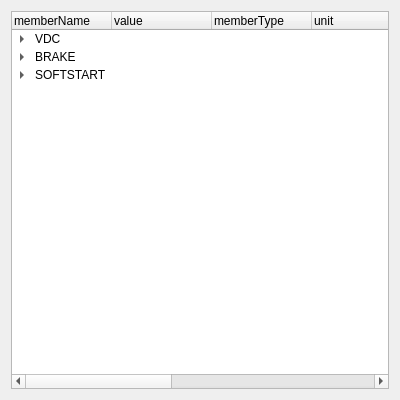
<?xml version="1.0" encoding="UTF-8"?>
<ui version="4.0">
 <class>Form</class>
 <widget class="QWidget" name="Form">
  <property name="geometry">
   <rect>
    <x>0</x>
    <y>0</y>
    <width>400</width>
    <height>400</height>
   </rect>
  </property>
  <property name="windowTitle">
   <string>Form</string>
  </property>
  <layout class="QVBoxLayout" name="verticalLayout">
   <item>
    <widget class="QTreeWidget" name="treeWidget">
     <column>
      <property name="text">
       <string>memberName</string>
      </property>
     </column>
     <column>
      <property name="text">
       <string>value</string>
      </property>
     </column>
     <column>
      <property name="text">
       <string>memberType</string>
      </property>
     </column>
     <column>
      <property name="text">
       <string>unit</string>
      </property>
     </column>
     <column>
      <property name="text">
       <string>downlimit</string>
      </property>
     </column>
     <column>
      <property name="text">
       <string>uplimit</string>
      </property>
     </column>
     <column>
      <property name="text">
       <string>introduction</string>
      </property>
     </column>
     <column>
      <property name="text">
       <string>framAddr</string>
      </property>
     </column>
     <column>
      <property name="text">
       <string>chineseName</string>
      </property>
     </column>
     <item>
      <property name="text">
       <string>VDC</string>
      </property>
      <property name="text">
       <string/>
      </property>
      <property name="text">
       <string/>
      </property>
      <property name="text">
       <string/>
      </property>
      <property name="text">
       <string/>
      </property>
      <property name="text">
       <string/>
      </property>
      <property name="text">
       <string/>
      </property>
      <property name="text">
       <string/>
      </property>
      <property name="text">
       <string>母线</string>
      </property>
      <item>
       <property name="text">
        <string>gSevDrv.sev_obj.cur.pro.prm.vdc_ulim_2</string>
       </property>
       <property name="text">
        <string>450</string>
       </property>
       <property name="text">
        <string>int16</string>
       </property>
       <property name="text">
        <string>V</string>
       </property>
       <property name="text">
        <string>0</string>
       </property>
       <property name="text">
        <string>0</string>
       </property>
       <property name="text">
        <string>NULL</string>
       </property>
       <property name="text">
        <string>517</string>
       </property>
       <property name="text">
        <string>母线过压保护点</string>
       </property>
      </item>
      <item>
       <property name="text">
        <string>gSevDrv.sev_obj.cur.pro.prm.vdc_llim_2</string>
       </property>
       <property name="text">
        <string>150</string>
       </property>
       <property name="text">
        <string>int16</string>
       </property>
       <property name="text">
        <string>V</string>
       </property>
       <property name="text">
        <string>0</string>
       </property>
       <property name="text">
        <string>0</string>
       </property>
       <property name="text">
        <string>NULL</string>
       </property>
       <property name="text">
        <string>518</string>
       </property>
       <property name="text">
        <string>母线久压保护点</string>
       </property>
      </item>
     </item>
     <item>
      <property name="text">
       <string>BRAKE</string>
      </property>
      <property name="text">
       <string/>
      </property>
      <property name="text">
       <string/>
      </property>
      <property name="text">
       <string/>
      </property>
      <property name="text">
       <string/>
      </property>
      <property name="text">
       <string/>
      </property>
      <property name="text">
       <string/>
      </property>
      <property name="text">
       <string/>
      </property>
      <property name="text">
       <string>制动管</string>
      </property>
      <item>
       <property name="text">
        <string>gSevDrv.sev_obj.cur.pro.prm.bk_ulim_2</string>
       </property>
       <property name="text">
        <string>420</string>
       </property>
       <property name="text">
        <string>int16</string>
       </property>
       <property name="text">
        <string>V</string>
       </property>
       <property name="text">
        <string>0</string>
       </property>
       <property name="text">
        <string>0</string>
       </property>
       <property name="text">
        <string>NULL</string>
       </property>
       <property name="text">
        <string>519</string>
       </property>
       <property name="text">
        <string>制动管开通电压</string>
       </property>
      </item>
      <item>
       <property name="text">
        <string>gSevDrv.sev_obj.cur.pro.prm.bk_llim_2</string>
       </property>
       <property name="text">
        <string>400</string>
       </property>
       <property name="text">
        <string>int16</string>
       </property>
       <property name="text">
        <string>V</string>
       </property>
       <property name="text">
        <string>0</string>
       </property>
       <property name="text">
        <string>0</string>
       </property>
       <property name="text">
        <string>NULL</string>
       </property>
       <property name="text">
        <string>520</string>
       </property>
       <property name="text">
        <string>制动管关闭电压</string>
       </property>
      </item>
     </item>
     <item>
      <property name="text">
       <string>SOFTSTART</string>
      </property>
      <property name="text">
       <string/>
      </property>
      <property name="text">
       <string/>
      </property>
      <property name="text">
       <string/>
      </property>
      <property name="text">
       <string/>
      </property>
      <property name="text">
       <string/>
      </property>
      <property name="text">
       <string/>
      </property>
      <property name="text">
       <string/>
      </property>
      <property name="text">
       <string>软启动继电器</string>
      </property>
      <item>
       <property name="text">
        <string>gSevDrv.sev_obj.cur.pwr.prm.soft_on_thd_2</string>
       </property>
       <property name="text">
        <string>45</string>
       </property>
       <property name="text">
        <string>int16</string>
       </property>
       <property name="text">
        <string>V</string>
       </property>
       <property name="text">
        <string>0</string>
       </property>
       <property name="text">
        <string>0</string>
       </property>
       <property name="text">
        <string>NULL</string>
       </property>
       <property name="text">
        <string>603</string>
       </property>
       <property name="text">
        <string>软启动继电器吸合电压</string>
       </property>
      </item>
      <item>
       <property name="text">
        <string>gSevDrv.sev_obj.cur.pwr.prm.soft_off_thd_2</string>
       </property>
       <property name="text">
        <string>25</string>
       </property>
       <property name="text">
        <string>int16</string>
       </property>
       <property name="text">
        <string>V</string>
       </property>
       <property name="text">
        <string>0</string>
       </property>
       <property name="text">
        <string>0</string>
       </property>
       <property name="text">
        <string>NULL</string>
       </property>
       <property name="text">
        <string>604</string>
       </property>
       <property name="text">
        <string>软启动继电器断开电压</string>
       </property>
      </item>
     </item>
    </widget>
   </item>
  </layout>
 </widget>
 <resources/>
 <connections/>
</ui>
